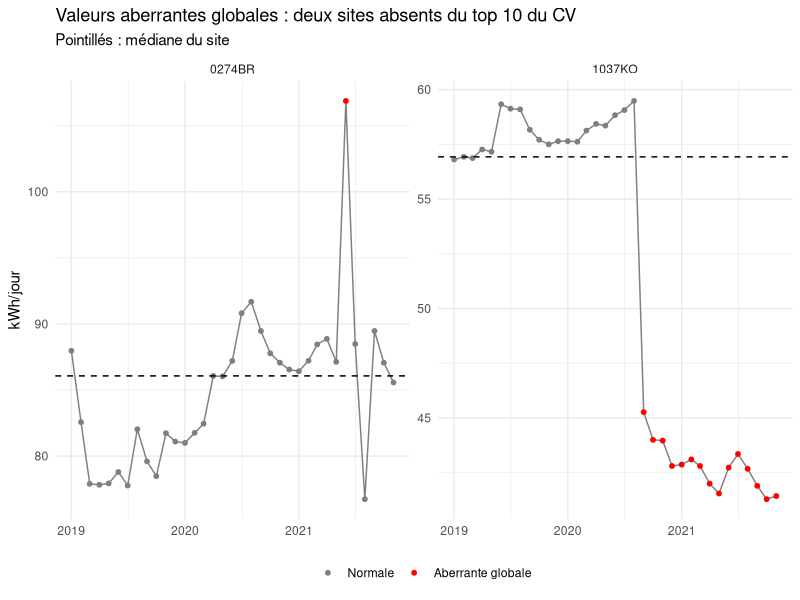
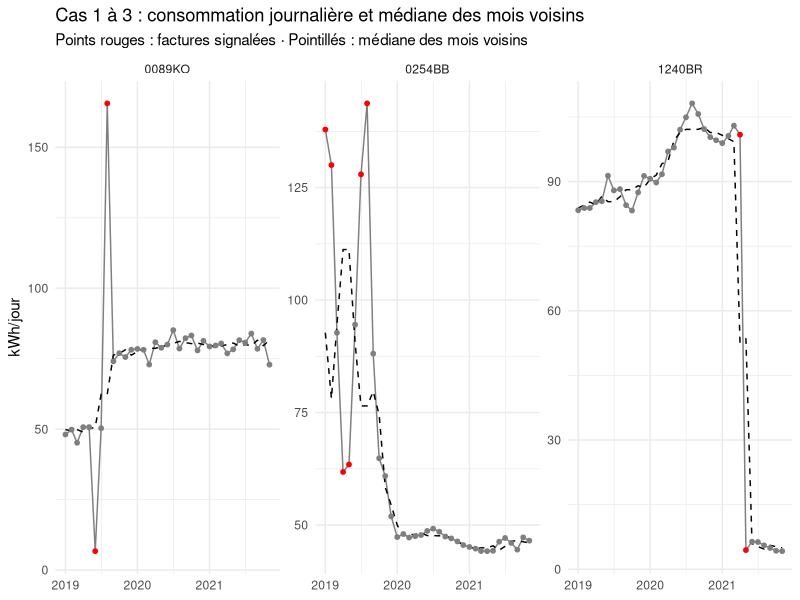
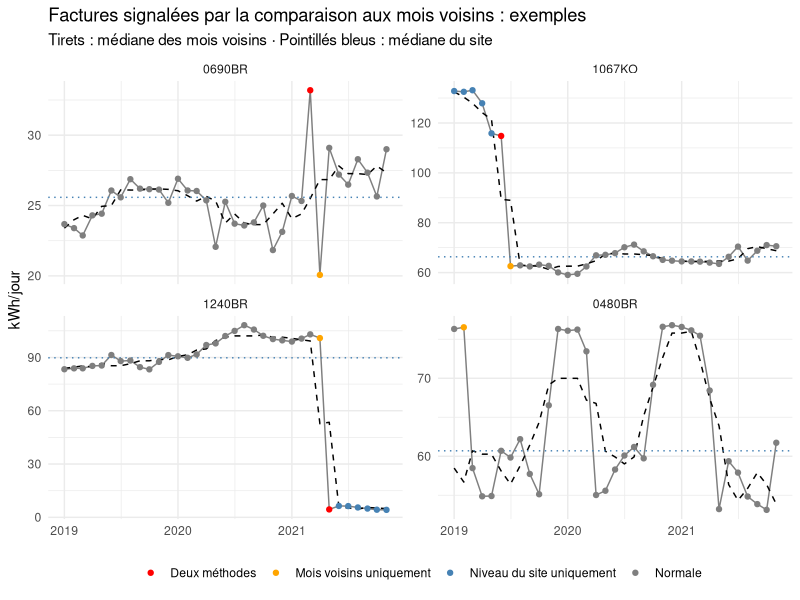

The R script that drew these images, in order:
## ---- chunk 1
knitr::opts_chunk$set(echo = FALSE, message = FALSE, warning = FALSE,
                      fig.align = "center", fig.width = 7, fig.height = 3.5)
## ---- chunk 2
library(dplyr)
library(tidyr)
library(ggplot2)
library(lubridate)
library(knitr)
library(cluster)

# French number formatting for tables: 2 500,3
fr <- function(x, d = 0) formatC(x, format = "f", digits = d, big.mark = " ", decimal.mark = ",")
## ---- chunk 3
df <- read.csv("TimeSeries.csv", header = TRUE, sep = ",")

df <- df %>%
  mutate(
    KWH_PERIOD  = as.numeric(gsub("\\s", "", KWH_PERIOD)),  # "2 500" -> 2500
    BEGIN       = dmy(BEGIN),                                # dd/mm/yyyy
    END         = dmy(END),
    DAYS        = as.numeric(END - BEGIN) + 1,               # length of billing period
    KWH_PER_DAY = KWH_PERIOD / DAYS,                         # normalizes Feb vs 31-day months
    MONTH       = floor_date(BEGIN, "month"),                # first day of the month
    GROUP       = substr(NAME, nchar(NAME) - 1, nchar(NAME)) # BB / BR / KO suffix
  ) %>%
  arrange(NAME, MONTH)
## ---- chunk 4
# ----  ----

# Facture précédente du même site, pour vérifier la continuité
chk <- df %>%
  group_by(NAME) %>%
  mutate(GAP = as.numeric(BEGIN - lag(END)) - 1) %>%  # jours non couverts (0 = continu, < 0 = chevauchement)
  ungroup()

# Périodes ne couvrant pas un mois calendaire complet (utilisé dans le tableau suivant)
irregular <- df %>%
  filter(day(BEGIN) != 1 | END != ceiling_date(BEGIN, "month") - days(1))

struct <- data.frame(
  `Contrôle` = c("Valeurs manquantes",
                 "Date de fin antérieure à la date de début",
                 "Consommation nulle ou négative",
                 "Doublon (site, mois)",
                 "Mois manquant",
                 "Chevauchement avec la facture précédente",
                 "Période ne couvrant pas un mois calendaire complet"),
  `Factures concernées` = c(sum(!complete.cases(df[c("NAME", "BEGIN", "END", "KWH_PERIOD")])),
                            sum(df$END < df$BEGIN),
                            sum(df$KWH_PERIOD <= 0),
                            sum(duplicated(df[c("NAME", "MONTH")])),
                            sum(35 - table(df$NAME)),
                            sum(chk$GAP < 0, na.rm = TRUE),
                            nrow(irregular)),
  check.names = FALSE)

kable(struct, align = c("l", "r"), booktabs = TRUE,
      caption = "Contrôles de cohérence des factures")
## ---- chunk 5
df %>%
  filter(NAME == "0628BR", MONTH >= as.Date("2021-06-01")) %>%
  transmute(`Début` = format(BEGIN, "%d/%m/%Y"),
            Fin = format(END, "%d/%m/%Y"),
            Jours = DAYS,
            kWh = fr(KWH_PERIOD),
            `kWh/jour` = fr(KWH_PER_DAY, 1)) %>%
  kable(align = c("c", "c", "r", "r", "r"), booktabs = TRUE,
        caption = "Site 0628BR, juin–novembre 2021")
## ---- chunk 6
# Correction : date de début de 0628BR ramenée au 01/09/2021 (quantité inchangée)
# 0089KO (29/02/2020 non couvert) est conservé tel quel : écart négligeable
clean <- df %>%
  mutate(FIX_DATE    = NAME == "0628BR" & MONTH == as.Date("2021-09-01"),
         BEGIN       = if_else(FIX_DATE, as.Date("2021-09-01"), BEGIN),
         DAYS        = as.numeric(END - BEGIN) + 1,
         KWH_PER_DAY = KWH_PERIOD / DAYS)
## ---- chunk 7

# Score z modifié par site, en kWh/jour : M = 0,6745 * (x - médiane) / MAD
glob <- clean %>%
  group_by(NAME) %>%
  mutate(MED    = median(KWH_PER_DAY),
         M      = 0.6745 * (KWH_PER_DAY - MED) / mad(KWH_PER_DAY, constant = 1),
         GLOBAL = abs(M) > 3.5 & abs(KWH_PER_DAY / MED - 1) > 0.2) %>%  # 2e critère : écart d'au moins 20 %
  ungroup()

# Comparaison avec les 10 sites les plus variables repérés en 2.3
# Les 10 sites les plus variables repérés en 2.3 (coefficient de variation = écart-type / moyenne)
top10_cv <- df %>%
  group_by(NAME) %>%
  summarise(cv = sd(KWH_PERIOD) / mean(KWH_PERIOD)) %>%
  arrange(desc(cv)) %>%
  head(10) %>%
  pull(NAME)

glob %>%
  filter(GLOBAL) %>%
  count(NAME) %>%
  mutate(Groupe = if_else(NAME %in% top10_cv, "Parmi les 10 sites les plus variables (2.3)",
                                               "Autres sites")) %>%
  group_by(Groupe) %>%
  summarise(`Sites` = n(), `Factures signalées` = sum(n)) %>%
  arrange(desc(Groupe == "Autres sites")) %>%
  kable(align = c("l", "r", "r"), booktabs = TRUE,
        caption = "Factures aberrantes au sens global (|M| > 3,5 et écart > 20 % à la médiane du site)")
## ---- chunk 8
glob_ex <- c("0274BR", "1037KO")
ggplot(filter(glob, NAME %in% glob_ex), aes(MONTH, KWH_PER_DAY)) +
  geom_line(colour = "grey50") +
  geom_point(aes(colour = GLOBAL), size = 1.3) +
  geom_hline(aes(yintercept = MED), linetype = "dashed") +
  facet_wrap(~ NAME, scales = "free_y") +
  scale_colour_manual(values = c(`FALSE` = "grey50", `TRUE` = "red"),
                      labels = c("Normale", "Aberrante globale"), name = NULL) +
  labs(title = "Valeurs aberrantes globales : deux sites absents du top 10 du CV",
       subtitle = "Pointillés : médiane du site", x = NULL, y = "kWh/jour") +
  theme_minimal() + theme(legend.position = "bottom")
## ---- chunk 9
# ---- 3.3 Valeurs aberrantes locales ----

# Médiane des mois voisins (±3 mois, facture elle-même exclue).
# En début/fin de série, la fenêtre est plus courte (3 voisins minimum).
local_median <- function(x, k = 3, min_n = 3) {
  n <- length(x)
  sapply(seq_len(n), function(i) {
    idx <- setdiff(max(1, i - k):min(n, i + k), i)
    if (length(idx) < min_n) NA_real_ else median(x[idx])
  })
}

loc <- glob %>%
  arrange(NAME, MONTH) %>%
  group_by(NAME) %>%
  mutate(LOC_MED = local_median(KWH_PER_DAY),
         RES     = KWH_PER_DAY - LOC_MED,               # écart au niveau local
         M_LOC   = 0.6745 * (RES - median(RES, na.rm = TRUE)) /
                   mad(RES, constant = 1, na.rm = TRUE), # score robuste des écarts du site
         LOCAL   = coalesce(abs(M_LOC) > 3.5 &
                            abs(KWH_PER_DAY / LOC_MED - 1) > 0.2, FALSE)) %>%
  ungroup()

# Croisement avec la méthode globale (3.2)
loc %>%
  filter(GLOBAL | LOCAL) %>%
  mutate(`Catégorie` = case_when(GLOBAL & LOCAL ~ "Signalée par les deux méthodes",
                                 LOCAL          ~ "Locale uniquement",
                                 TRUE           ~ "Globale uniquement")) %>%
  group_by(`Catégorie`) %>%
  summarise(Sites = n_distinct(NAME), `Factures` = n()) %>%
  kable(align = c("l", "r", "r"), booktabs = TRUE,
        caption = "Factures signalées selon la méthode (|M| > 3,5 et écart > 20 %)")
## ---- chunk 10
# 1. Les 19 factures prioritaires
loc %>% filter(GLOBAL & LOCAL) %>%
  select(NAME, MONTH, KWH_PER_DAY, LOC_MED, MED) %>% arrange(NAME, MONTH)

# 2. Les cas témoins : 1037KO doit quasi disparaître, 1088KO / 1978KO doivent apparaître
loc %>% filter(NAME %in% c("1037KO", "1088KO", "1978KO")) %>%
  summarise(Global = sum(GLOBAL), Local = sum(LOCAL), .by = NAME)
## ---- chunk 11
# Série d'un site autour d'un épisode, avec l'écart en kWh par rapport à la médiane locale
episode <- function(site, from, to) {
  loc %>%
    filter(NAME == site, MONTH >= as.Date(from), MONTH <= as.Date(to)) %>%
    transmute(Mois             = format(MONTH, "%m/%Y"),
              Jours            = DAYS,
              `kWh/jour`       = round(KWH_PER_DAY, 1),
              `Médiane locale` = round(LOC_MED, 1),
              `Écart (kWh)`    = round((KWH_PER_DAY - LOC_MED) * DAYS),
              `Signalée`       = if_else(LOCAL, "oui", ""))
}

episode("0089KO", "2019-03-01", "2019-11-01")   # cas 1 : la régularisation est-elle complète ?
episode("0254BB", "2019-01-01", "2020-03-01")   # cas 2 : instabilité sur 2019, stabilisation en 2020 ?
episode("1240BR", "2021-02-01", "2021-11-01")   # cas 3 : y a-t-il un rattrapage après mai ?

# Graphique des trois cas les plus marqués
ggplot(filter(loc, NAME %in% c("0089KO", "0254BB", "1240BR")), aes(MONTH, KWH_PER_DAY)) +
  geom_line(colour = "grey50") +
  geom_line(aes(y = LOC_MED), linetype = "dashed") +
  geom_point(aes(colour = LOCAL), size = 1.3) +
  facet_wrap(~ NAME, scales = "free_y") +
  scale_colour_manual(values = c(`FALSE` = "grey50", `TRUE` = "red"), guide = "none") +
  labs(title = "Cas 1 à 3 : consommation journalière et médiane des mois voisins",
       subtitle = "Points rouges : factures signalées · Pointillés : médiane des mois voisins",
       x = NULL, y = "kWh/jour") +
  theme_minimal()
## ---- chunk 12
# Factures signalées uniquement par la comparaison aux mois voisins (12)
first_m <- min(loc$MONTH)
last_m  <- max(loc$MONTH)

loc %>%
  filter(LOCAL & !GLOBAL) %>%
  arrange(NAME, MONTH) %>%
  transmute(Site             = NAME,
            Mois             = format(MONTH, "%m/%Y"),
            `kWh/jour`       = round(KWH_PER_DAY, 1),
            `Médiane locale` = round(LOC_MED, 1),
            `Médiane site`   = round(MED, 1),
            `Écart local`    = paste0(round(100 * (KWH_PER_DAY / LOC_MED - 1)), " %"),
            `Écart (kWh)`    = round((KWH_PER_DAY - LOC_MED) * DAYS),
            Position         = case_when(MONTH == first_m ~ "Premier mois",
                                         MONTH == last_m  ~ "Dernier mois",
                                         TRUE             ~ "")) %>%
  kable(align = c("l", "c", rep("r", 5), "l"), booktabs = TRUE,
        caption = "Factures signalées uniquement par la comparaison aux mois voisins")
## ---- chunk 13
ex_12 <- c("0690BR", "1067KO", "1240BR", "0480BR")   # ordre de présentation dans le texte

ggplot(filter(loc, NAME %in% ex_12), aes(MONTH, KWH_PER_DAY)) +
  geom_line(colour = "grey50") +
  geom_line(aes(y = LOC_MED), linetype = "dashed") +
  geom_hline(aes(yintercept = MED), linetype = "dotted", colour = "steelblue") +
  geom_point(aes(colour = case_when(GLOBAL & LOCAL ~ "Deux méthodes",
                                    LOCAL          ~ "Mois voisins uniquement",
                                    GLOBAL         ~ "Niveau du site uniquement",
                                    TRUE           ~ "Normale")),
             size = 1.5) +
  facet_wrap(~ factor(NAME, levels = ex_12), ncol = 2, scales = "free_y") +
  scale_colour_manual(values = c(`Deux méthodes`             = "red",
                                 `Mois voisins uniquement`   = "orange",
                                 `Niveau du site uniquement` = "steelblue",
                                 `Normale`                   = "grey50"),
                      name = NULL) +
  labs(title = "Factures signalées par la comparaison aux mois voisins : exemples",
       subtitle = "Tirets : médiane des mois voisins · Pointillés bleus : médiane du site",
       x = NULL, y = "kWh/jour") +
  theme_minimal() + theme(legend.position = "bottom")
## ---- chunk 14
# ---- ----
first_m <- min(loc$MONTH)
last_m  <- max(loc$MONTH)

# Type attribué à chaque facture signalée (lecture des cas, section 3.3)
type_site <- c("0089KO" = "Sous-facturation puis régularisation",
               "0690BR" = "Relevé décalé",
               "0254BB" = "Facturation erratique",
               "1067KO" = "Changement de niveau",
               "1088KO" = "Changement de niveau",
               "1978KO" = "Changement de niveau",
               "0480BR" = "Variation saisonnière")

flags <- loc %>%
  filter(LOCAL) %>%
  mutate(Type = case_when(
    NAME == "1240BR" & MONTH == as.Date("2021-05-01") ~ "Interruption ponctuelle",
    NAME == "1240BR"                                  ~ "Changement de niveau",
    NAME %in% names(type_site)                        ~ unname(type_site[NAME]),
    MONTH %in% c(first_m, last_m)                     ~ "Début ou fin de série",
    TRUE                                              ~ "Écart modéré"))

# Décision associée à chaque type
decisions <- tribble(
  ~Type,                                  ~`Priorité`, ~`Action métier`,                         ~`Traitement prévision`,
  "Sous-facturation puis régularisation", "Haute",     "Vérifier les relevés auprès du fournisseur", "Remplacée par la médiane locale",
  "Facturation erratique",                "Haute",     "Contrôler les factures de l'année",        "Apprentissage à partir de 2020",
  "Interruption ponctuelle",              "Haute",     "Vérifier un arrêt du site",                "Exclue (avant le changement de niveau)",
  "Relevé décalé",                        "Faible",    "Aucune (total inchangé)",                  "Remplacée par la médiane locale",
  "Début ou fin de série",                "Moyenne",   "Contrôler à réception de décembre",        "Conservée, incertitude élargie",
  "Écart modéré",                         "Faible",    "Aucune",                                   "Conservée",
  "Changement de niveau",                 "—",         "Confirmer auprès de l'exploitant",         "Apprentissage après le changement",
  "Variation saisonnière",                "—",         "Aucune",                                   "Conservée")

flags %>%
  group_by(Type) %>%
  summarise(Sites = paste(sort(unique(NAME)), collapse = ", "), Factures = n()) %>%
  left_join(decisions, by = "Type") %>%
  arrange(match(Type, decisions$Type)) %>%
  kable(booktabs = TRUE, caption = "Synthèse des factures signalées et décisions associées")
